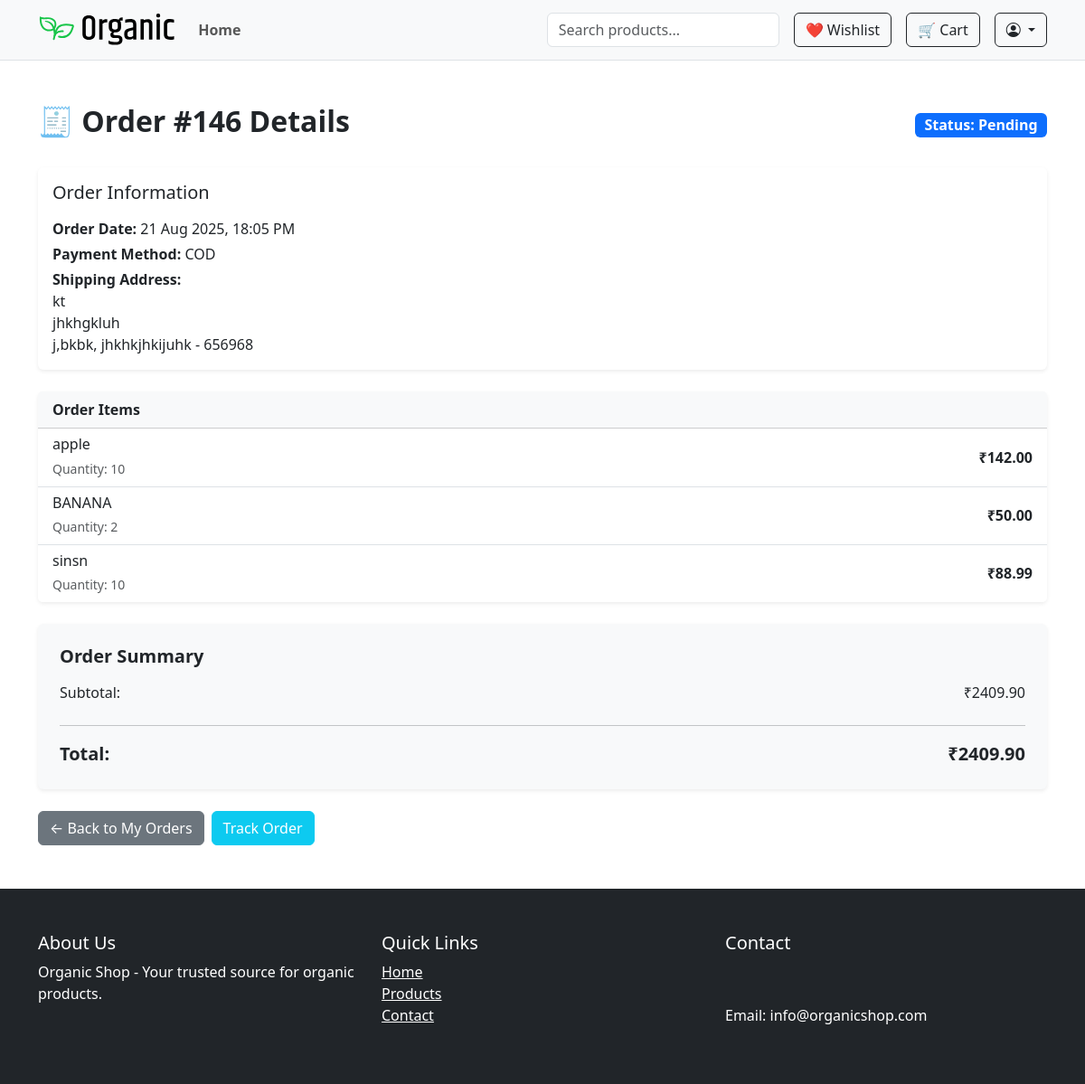
The page /accounts/orders/146/ (signed in) on the database as committed earlier.
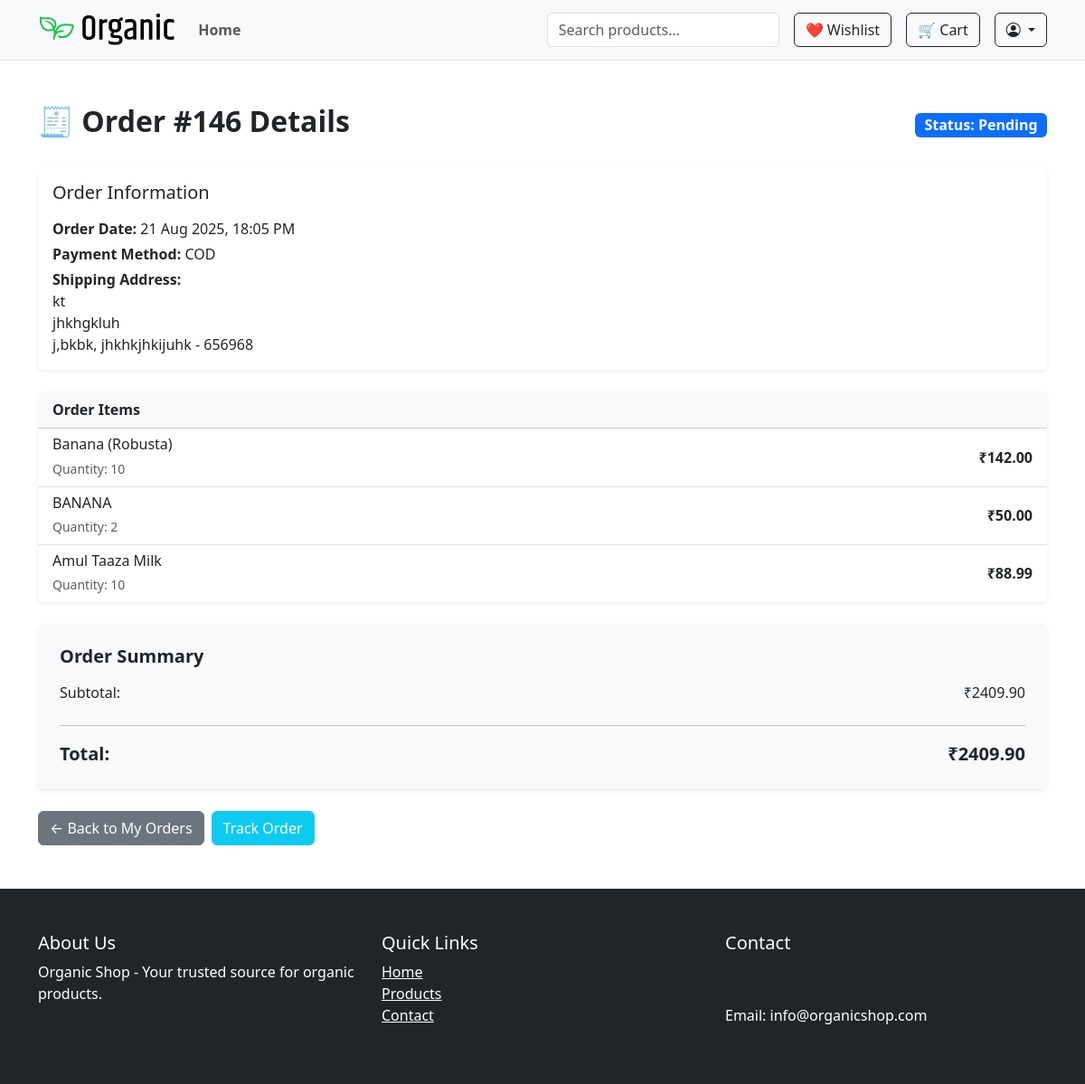
The same page on the database as committed later.
### accounts/models.py (models this page shows, shortened)
class OrderItem(models.Model):
    order = models.ForeignKey(Order, related_name='items', on_delete=models.CASCADE)
    variant = models.ForeignKey(ProductVariant, on_delete=models.SET_NULL, null=True, blank=True)
    product = models.ForeignKey(Product, on_delete=models.SET_NULL, null=True)
    price = models.DecimalField(max_digits=10, decimal_places=2)
    quantity = models.PositiveIntegerField(default=1)

### shop/models.py (models this page shows, shortened)
class Product(models.Model):
    category = models.ForeignKey(Category, on_delete=models.CASCADE, related_name='products')
    name = models.CharField(max_length=255)
    slug = models.SlugField(unique=True ,blank=True)
    description = models.TextField()
    price = models.DecimalField(max_digits=10, decimal_places=2)
    discount_price = models.DecimalField(max_digits=10, decimal_places=2, null=True, blank=True)
    image = models.ImageField(upload_to='products/')
    is_featured = models.BooleanField(default=False)
    sold_count = models.PositiveIntegerField(default=0)
    created_at = models.DateTimeField(auto_now_add=True)
    views = models.PositiveIntegerField(default=1)
    available = models.BooleanField(default=True)
    stock = models.PositiveIntegerField(default=0)

### accounts/views.py (the view)
# urls.py: path('orders/<int:order_id>/', views.order_detail_view, name='order_detail'),
@login_required
def order_detail_view(request, order_id):
    order = get_object_or_404(
        Order.objects.select_related('address', 'promo_code')
                     .prefetch_related('items__product'),
        id=order_id,
        user=request.user
    )
    subtotal = sum(item.price * item.quantity for item in order.items.all())
    discount = (Decimal(order.promo_code.discount_percentage) / Decimal('100')) * subtotal if order.promo_code else Decimal('0')
    total = order.total_price
    return render(request, 'accounts/order_detail.html', {
        'order': order,
        'items': order.items.all(),
        'subtotal': subtotal,
        'discount': discount,
        'total': total
    })

### shop/context_processors.py (called while the page is built)
def wishlist_context(request):
    wishlist_count = 0
    if request.user.is_authenticated:
        wishlist_count = Wishlist.objects.filter(user=request.user).count()
    return {'wishlist_items_count': wishlist_count}

### accounts/templates/accounts/order_detail.html (shortened to what this page needs)
{% extends 'shop/base.html' %}
{% block content %}
<div class="container py-5">
  <div class="d-flex justify-content-between align-items-center mb-4">
    <h2 class="fw-bold">🧾 Order #{{ order.id }} Details</h2>
    <span class="badge bg-primary fs-6">Status: {{ order.get_status_display }}</span>
  </div>
  <div class="card mb-4 shadow-sm border-0">
    <div class="card-body">
      <h5 class="card-title mb-3">Order Information</h5>
      <p class="mb-1"><strong>Order Date:</strong> {{ order.created_at|date:"d M Y, H:i A" }}</p>
      <p class="mb-1"><strong>Payment Method:</strong> {{ order.payment_method }}</p>
      <p class="mb-0"><strong>Shipping Address:</strong> <br>
        {{ order.address.full_name }}<br>
        {{ order.address.address_line }}<br>
        {{ order.address.city }}, {{ order.address.country }} - {{ order.address.postal_code }}
      </p>
    </div>
  </div>
  <div class="card mb-4 shadow-sm border-0">
    <div class="card-header bg-light fw-bold">Order Items</div>
    <ul class="list-group list-group-flush">
      {% for item in items %}
      <li class="list-group-item d-flex justify-content-between align-items-center">
        <div>
          <h6 class="mb-1">{{ item.product.name }}</h6>
          <small class="text-muted">Quantity: {{ item.quantity }}</small>
        </div>
        <span class="fw-semibold">₹{{ item.price|floatformat:2 }}</span>
      </li>
      {% endfor %}
    </ul>
  </div>
  <div class="card p-4 shadow-sm border-0 bg-light">
    <h5 class="fw-bold mb-3">Order Summary</h5>
    <div class="d-flex justify-content-between mb-2">
      <span>Subtotal:</span>
      <span>₹{{ subtotal|floatformat:2 }}</span>
    </div>
    <hr>
    <div class="d-flex justify-content-between fw-bold fs-5">
      <span>Total:</span>
      <span>₹{{ total|floatformat:2 }}</span>
    </div>
  </div>
  <div class="mt-4 d-flex flex-wrap gap-2">
    <a href="{% url 'accounts:my_orders' %}" class="btn btn-secondary">← Back to My Orders</a>
    <a href="{% url 'accounts:order_tracking' order.id %}" class="btn btn-info text-white">Track Order</a>
  </div>
</div>
{% endblock %}

Rows that differ between the two databases and show on the page:
changed through a linked row, OrderItem: product.name "apple" → "Banana (Robusta)"
changed through a linked row, OrderItem: product.name "sinsn" → "Amul Taaza Milk"
